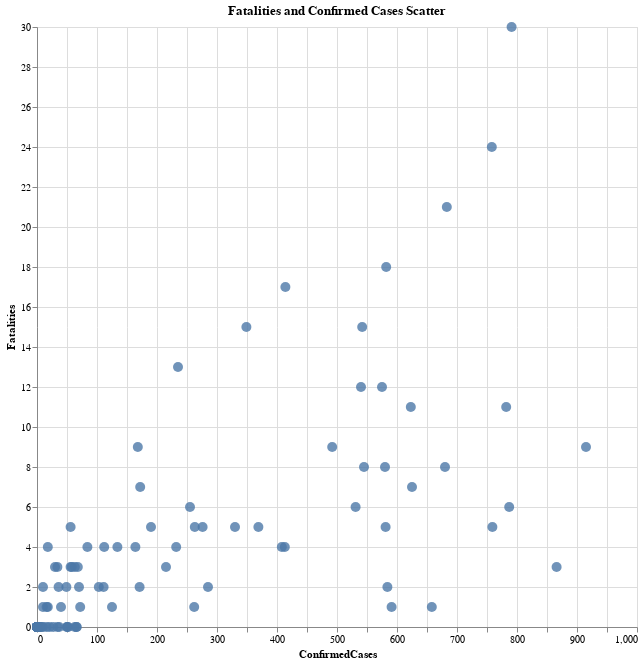

Write notebook code for a chart like this one.
### Code cell
counts_combined = pd.DataFrame(
    {"ConfirmedCases": confirmed_cases_counts, "Fatalities": fatalities_counts}
)

alt.Chart(counts_combined).mark_circle(size=100, opacity=0.8).encode(
    x="ConfirmedCases",
    y="Fatalities",
).properties(width=600, height=600, title = "Fatalities and Confirmed Cases Scatter")

### Figure 1 — Vega-Lite specification as saved in the notebook (floating-point values rounded to 4 significant figures; data arrays with more than 128 entries replaced by an {"elided": "..."} marker saying what was removed)
{"config": {"view": {"continuousWidth": 300, "continuousHeight": 300}}, "data": {"name": "data-388d6c68b520519801638eef503ff4ba"}, "mark": {"type": "circle", "opacity": 0.8, "size": 100}, "encoding": {"x": {"field": "ConfirmedCases", "type": "quantitative"}, "y": {"field": "Fatalities", "type": "quantitative"}}, "height": 600, "title": "Fatalities and Confirmed Cases Scatter", "width": 600, "$schema": "https://vega.github.io/schema/vega-lite/v6.1.0.json", "datasets": {"data-388d6c68b520519801638eef503ff4ba": {"elided": "140 records"}}}
